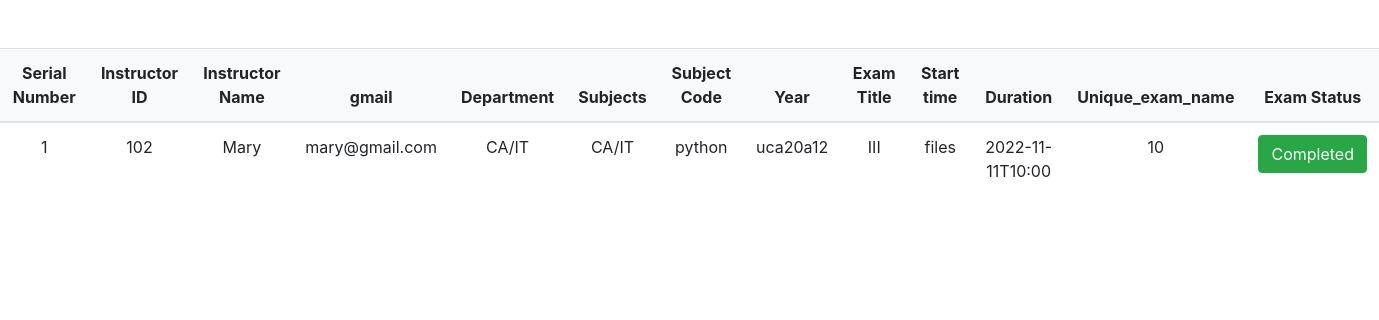
/admin/exam-manage.php, run on the app's committed database.
### tables this page shows
CREATE TABLE `exams` (
  `id` int(11) NOT NULL,
  `instructor_id` int(11) NOT NULL,
  `instructor_name` varchar(50) NOT NULL,
  `gmail` varchar(50) NOT NULL,
  `instructor_department` varchar(50) NOT NULL,
  `department` varchar(50) NOT NULL,
  `subjects` varchar(50) NOT NULL,
  `subject_code` varchar(10) NOT NULL,
  `years` varchar(3) NOT NULL,
  `exam_title` varchar(50) NOT NULL,
  `start_time` varchar(20) NOT NULL,
  `duration` varchar(20) NOT NULL,
  `unique_exam_name` varchar(50) NOT NULL
);

### admin/exam-manage.php (the view, shortened to what this page needs)
<!DOCTYPE html>
<html>
<head>
  <link rel="stylesheet" href="https://cdn.jsdelivr.net/npm/bootstrap@4.0.0/dist/css/bootstrap.min.css">
</head>
<body>
<br><br>
  <table class="table align-middle mb-0 bg-white table-hover">
    <thead class="bg-light">
      <tr>
        <th>Serial Number</th>
        <th>Instructor ID</th>
        <th>Instructor Name</th>
        <th>gmail</th>
        <th>Department</th>
        <th>Subjects</th>
        <th>Subject Code</th>
        <th>Year</th>
        <th>Exam Title</th>
        <th>Start time</th>
        <th>Duration</th>
        <th>Unique_exam_name</th>
        <th>Exam Status</th>
      </tr>
    </thead>
    <tbody>
      <?php
      $connection=mysqli_connect("localhost","root","","exam_management");
      $today = date("Y-m-d") . 'T' . date("H:i");
      if ($connection) {
        $count = 1;
        $query = 'select * from exams ';
        $result = mysqli_query($connection, $query);
        while ($row = mysqli_fetch_array($result)) {
      ?>
          <tr>
            <td>
              <?php echo ($count); ?>
            </td>
            <td>
              <div class="ms-3">
                <p class="fw-bold mb-1"><?php echo ($row[1]); ?></p>
              </div>
            </td>
            <td>
              <div class="ms-3">
                <p class="fw-bold mb-1"><?php echo ($row[2]); ?></p>
              </div>
            </td>
            <td>
              <div class="ms-3">
                <p class="fw-bold mb-1"><?php echo ($row[3]); ?></p>
              </div>
            </td>
            <td>
              <div class="ms-3">
                <p class="fw-bold mb-1"><?php echo ($row[4]); ?></p>
              </div>
            </td>
            <td>
              <div class="ms-3">
                <p class="fw-bold mb-1"><?php echo ($row[5]); ?></p>
              </div>
            </td>
            <td>
              <div class="ms-3">
                <p class="fw-bold mb-1"><?php echo ($row[6]); ?></p>
              </div>
            </td>
            <td>
              <div class="ms-3">
                <p class="fw-bold mb-1"><?php echo ($row[7]); ?></p>
              </div>
            </td>
            <td>
              <div class="ms-3">
                <p class="fw-bold mb-1"><?php echo ($row[8]); ?></p>
              </div>
            </td>
            <td>
              <div class="ms-3">
                <p class="fw-bold mb-1"><?php echo ($row[9]); ?></p>
              </div>
            </td>
            <td>
              <div class="ms-3">
                <p class="fw-bold mb-1"><?php echo ($row[10]); ?></p>
              </div>
            </td>
            <td>
              <div class="ms-3">
                <p class="fw-bold mb-1"><?php echo ($row[11]); ?></p>
              </div>
            </td>
            <?php
              if ($today >= $row[10]) {
              ?>
                <td>
                  <div class="ms-3">
                      <button type="button" class="btn btn-success">Completed</button>
                  </div>
                </td>
              <?php
              }
              ?>
          </tr>
      <?php
          $count = $count + 1;
        }
      } else {
        die('could not connect with database' . mysqli_connect_error());
      }
      ?>
    </tbody>
  </table>
</body>
</html>

### admin/exam-manage.php (style rules this page uses)
td, th { text-align: center; }

### data on the page
exams: instructor "102", instructor_name "Mary", gmail "mary@gmail.com", instructor_department "CA/IT", department "CA/IT", subjects "python", subject_code "uca20a12", years "III", exam_title "files", start_time "2022-11-11T10:00", duration "10", shows "Completed"
